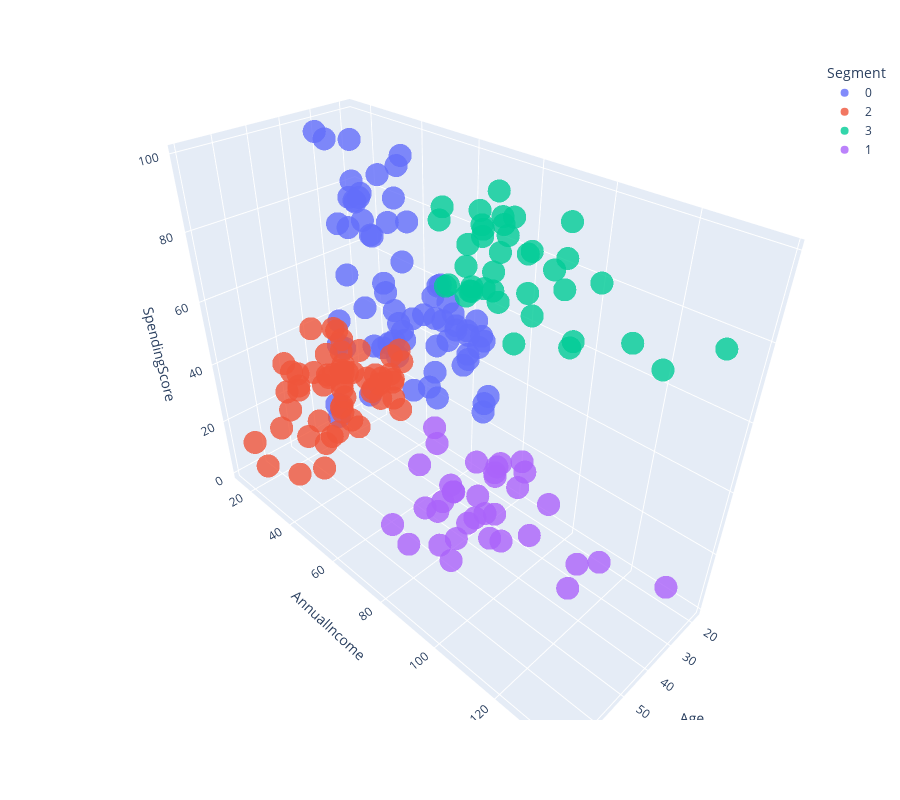

Notebook source saved alongside this figure:
### Markdown cell above
Visualise the segments

### Code cell
X['Segment'] = list(map(str, Segment))
fig = px.scatter_3d(X, x='Age', y='AnnualIncome', z='SpendingScore', color='Segment',
                   opacity = 0.8, height=800)
fig.show()

### Figure 1 — Plotly figure (JSON) as saved in the notebook; plotly's stock layout.template omitted (floating-point values rounded to 4 significant figures)
{"data": [{"hovertemplate": "Segment=0<br>Age=%{x}<br>AnnualIncome=%{y}<br>SpendingScore=%{z}<extra></extra>", "legendgroup": "0", "marker": {"color": "#636efa", "opacity": 0.8, "symbol": "circle"}, "mode": "markers", "name": "0", "scene": "scene", "showlegend": true, "type": "scatter3d", "x": [19, 21, 20, 23, 31, 22, 35, 23, 30, 35, 24, 37, 22, 35, 20, 35, 35, 25, 31, 29, 35, 23, 21, 18, 21, 30, 20, 24, 31, 24, 27, 29, 31, 33, 31, 27, 19, 18, 43, 19, 32, 26, 45, 40, 23, 38, 21, 22, 34, 18, 40, 32, 24, 27, 20, 23, 26, 21, 19, 38, 19, 18, 19, 27, 38, 40, 23, 25, 28], "y": [15, 15, 16, 16, 17, 17, 18, 18, 19, 19, 20, 20, 20, 21, 21, 23, 24, 24, 25, 28, 28, 29, 30, 33, 33, 34, 37, 38, 39, 39, 40, 40, 40, 42, 43, 46, 46, 48, 48, 48, 48, 54, 54, 54, 54, 54, 54, 57, 58, 59, 60, 60, 60, 60, 61, 62, 62, 62, 63, 64, 64, 65, 65, 67, 67, 69, 70, 72, 76], "z": [39, 81, 6, 77, 40, 76, 6, 94, 72, 99, 77, 13, 79, 35, 66, 98, 35, 73, 73, 82, 61, 87, 73, 92, 81, 73, 75, 92, 61, 65, 47, 42, 42, 60, 54, 51, 55, 59, 50, 59, 47, 54, 53, 48, 52, 55, 57, 55, 60, 41, 40, 42, 52, 50, 49, 41, 55, 42, 54, 42, 46, 48, 50, 56, 40, 58, 29, 34, 40]}, {"hovertemplate": "Segment=2<br>Age=%{x}<br>AnnualIncome=%{y}<br>SpendingScore=%{z}<extra></extra>", "legendgroup": "2", "marker": {"color": "#EF553B", "opacity": 0.8, "symbol": "circle"}, "mode": "markers", "name": "2", "scene": "scene", "showlegend": true, "type": "scatter3d", "x": [64, 67, 58, 52, 46, 54, 45, 40, 60, 53, 49, 42, 36, 65, 48, 49, 50, 49, 59, 50, 47, 51, 69, 53, 70, 67, 54, 63, 68, 70, 47, 60, 60, 59, 49, 57, 67, 46, 48, 55, 50, 68, 48, 47, 48, 49, 67, 49, 66, 54, 68, 66, 65, 63, 49, 51, 50], "y": [19, 19, 20, 23, 25, 28, 28, 29, 30, 33, 33, 34, 37, 38, 39, 39, 40, 42, 43, 43, 43, 44, 44, 46, 46, 47, 47, 48, 48, 49, 49, 50, 50, 54, 54, 54, 54, 54, 54, 57, 58, 59, 60, 60, 61, 62, 62, 62, 63, 63, 63, 63, 63, 65, 65, 67, 67], "z": [3, 14, 15, 29, 5, 14, 32, 31, 4, 4, 14, 17, 26, 35, 36, 28, 55, 52, 60, 45, 41, 50, 46, 46, 56, 52, 59, 51, 48, 55, 42, 49, 56, 47, 42, 51, 41, 44, 46, 58, 46, 55, 49, 47, 42, 48, 59, 56, 50, 46, 43, 48, 52, 43, 59, 43, 57]}, {"hovertemplate": "Segment=3<br>Age=%{x}<br>AnnualIncome=%{y}<br>SpendingScore=%{z}<extra></extra>", "legendgroup": "3", "marker": {"color": "#00cc96", "opacity": 0.8, "symbol": "circle"}, "mode": "markers", "name": "3", "scene": "scene", "showlegend": true, "type": "scatter3d", "x": [39, 31, 40, 38, 39, 31, 29, 32, 35, 32, 32, 28, 32, 34, 39, 38, 27, 30, 30, 29, 31, 36, 33, 32, 28, 36, 30, 27, 35, 32, 29, 30, 28, 36, 32, 38, 35, 32, 30], "y": [69, 70, 71, 71, 71, 72, 73, 73, 74, 75, 76, 77, 77, 78, 78, 78, 78, 78, 78, 79, 81, 85, 86, 87, 87, 87, 88, 88, 93, 97, 98, 99, 101, 103, 103, 113, 120, 126, 137], "z": [91, 77, 95, 75, 75, 71, 88, 73, 72, 93, 87, 97, 74, 90, 88, 76, 89, 78, 73, 83, 93, 75, 95, 63, 75, 92, 86, 69, 90, 86, 88, 97, 68, 85, 69, 91, 79, 74, 83]}, {"hovertemplate": "Segment=1<br>Age=%{x}<br>AnnualIncome=%{y}<br>SpendingScore=%{z}<extra></extra>", "legendgroup": "1", "marker": {"color": "#ab63fa", "opacity": 0.8, "symbol": "circle"}, "mode": "markers", "name": "1", "scene": "scene", "showlegend": true, "type": "scatter3d", "x": [43, 59, 47, 20, 44, 19, 57, 25, 48, 34, 43, 44, 47, 37, 34, 56, 19, 50, 42, 36, 40, 36, 52, 58, 59, 37, 46, 41, 54, 41, 34, 33, 47, 45, 32], "y": [71, 71, 71, 73, 73, 74, 75, 77, 77, 78, 78, 78, 78, 78, 78, 79, 81, 85, 86, 87, 87, 87, 88, 88, 93, 97, 98, 99, 101, 103, 103, 113, 120, 126, 137], "z": [35, 11, 9, 5, 7, 10, 5, 12, 36, 22, 17, 20, 16, 1, 1, 35, 5, 26, 20, 27, 13, 10, 13, 15, 14, 32, 15, 39, 24, 17, 23, 8, 16, 28, 18]}], "layout": {"height": 800, "legend": {"title": {"text": "Segment"}, "tracegroupgap": 0}, "margin": {"t": 60}, "scene": {"domain": {"x": [0, 1], "y": [0, 1]}, "xaxis": {"title": {"text": "Age"}}, "yaxis": {"title": {"text": "AnnualIncome"}}, "zaxis": {"title": {"text": "SpendingScore"}}}}}
